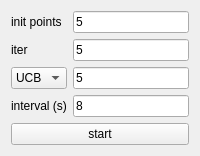
            <widget class="QWidget" name="BO">
             <attribute name="title">
              <string>BO</string>
             </attribute>
             <layout class="QVBoxLayout" name="verticalLayout_8">
              <item>
               <layout class="QGridLayout" name="gridLayout_3" columnstretch="0,0">
                <item row="3" column="1">
                 <widget class="QLineEdit" name="acq_para">
                  <property name="text">
                   <string>5</string>
                  </property>
                 </widget>
                </item>
                <item row="1" column="1">
                 <widget class="QLineEdit" name="iter_lineEdit_3">
                  <property name="text">
                   <string>5</string>
                  </property>
                 </widget>
                </item>
                <item row="1" column="0">
                 <widget class="QLabel" name="label_6">
                  <property name="text">
                   <string>iter</string>
                  </property>
                 </widget>
                </item>
                <item row="4" column="0">
                 <widget class="QLabel" name="label_30">
                  <property name="text">
                   <string>interval (s)</string>
                  </property>
                 </widget>
                </item>
                <item row="0" column="0">
                 <widget class="QLabel" name="init_points">
                  <property name="text">
                   <string>init points</string>
                  </property>
                 </widget>
                </item>
                <item row="3" column="0">
                 <widget class="QComboBox" name="acq_fun">
                  <item>
                   <property name="text">
                    <string>UCB</string>
                   </property>
                  </item>
                  <item>
                   <property name="text">
                    <string>EI</string>
                   </property>
                  </item>
                  <item>
                   <property name="text">
                    <string>PI</string>
                   </property>
                  </item>
                 </widget>
                </item>
                <item row="0" column="1">
                 <widget class="QLineEdit" name="lineEdit">
                  <property name="text">
                   <string>5</string>
                  </property>
                 </widget>
                </item>
                <item row="4" column="1">
                 <widget class="QLineEdit" name="interval_lineEdit_3">
                  <property name="text">
                   <string>8</string>
                  </property>
                 </widget>
                </item>
               </layout>
              </item>
              <item>
               <widget class="QPushButton" name="pushButton_2">
                <property name="text">
                 <string>start</string>
                </property>
               </widget>
              </item>
             </layout>
            </widget>
